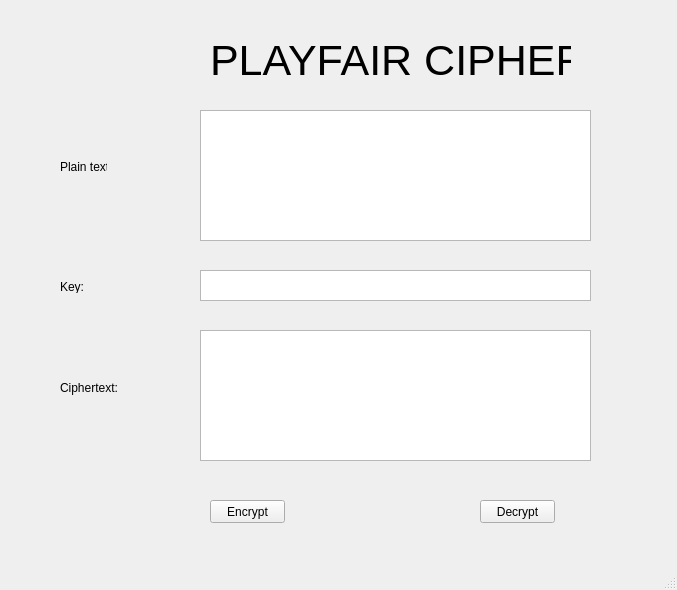
<?xml version="1.0" encoding="UTF-8"?>
<ui version="4.0">
 <class>MainWindow</class>
 <widget class="QMainWindow" name="MainWindow">
  <property name="geometry">
   <rect>
    <x>0</x>
    <y>0</y>
    <width>677</width>
    <height>590</height>
   </rect>
  </property>
  <property name="windowTitle">
   <string>MainWindow</string>
  </property>
  <widget class="QWidget" name="centralwidget">
   <widget class="QPushButton" name="bnt_decrypt">
    <property name="geometry">
     <rect>
      <x>480</x>
      <y>500</y>
      <width>75</width>
      <height>23</height>
     </rect>
    </property>
    <property name="text">
     <string>Decrypt</string>
    </property>
   </widget>
   <widget class="QPlainTextEdit" name="txt_key">
    <property name="geometry">
     <rect>
      <x>200</x>
      <y>270</y>
      <width>391</width>
      <height>31</height>
     </rect>
    </property>
   </widget>
   <widget class="QLabel" name="label">
    <property name="geometry">
     <rect>
      <x>210</x>
      <y>40</y>
      <width>361</width>
      <height>41</height>
     </rect>
    </property>
    <property name="font">
     <font>
      <pointsize>32</pointsize>
     </font>
    </property>
    <property name="text">
     <string>PLAYFAIR CIPHER</string>
    </property>
   </widget>
   <widget class="QPlainTextEdit" name="txt_plain_text">
    <property name="geometry">
     <rect>
      <x>200</x>
      <y>110</y>
      <width>391</width>
      <height>131</height>
     </rect>
    </property>
    <property name="plainText">
     <string/>
    </property>
   </widget>
   <widget class="QPlainTextEdit" name="txt_ciphertext">
    <property name="geometry">
     <rect>
      <x>200</x>
      <y>330</y>
      <width>391</width>
      <height>131</height>
     </rect>
    </property>
   </widget>
   <widget class="QLabel" name="label_3">
    <property name="geometry">
     <rect>
      <x>60</x>
      <y>280</y>
      <width>47</width>
      <height>13</height>
     </rect>
    </property>
    <property name="text">
     <string>Key:</string>
    </property>
   </widget>
   <widget class="QLabel" name="label_4">
    <property name="geometry">
     <rect>
      <x>60</x>
      <y>380</y>
      <width>61</width>
      <height>16</height>
     </rect>
    </property>
    <property name="text">
     <string>Ciphertext:</string>
    </property>
   </widget>
   <widget class="QPushButton" name="bnt_encrypt">
    <property name="geometry">
     <rect>
      <x>210</x>
      <y>500</y>
      <width>75</width>
      <height>23</height>
     </rect>
    </property>
    <property name="text">
     <string>Encrypt</string>
    </property>
   </widget>
   <widget class="QLabel" name="label_2">
    <property name="geometry">
     <rect>
      <x>60</x>
      <y>160</y>
      <width>47</width>
      <height>13</height>
     </rect>
    </property>
    <property name="text">
     <string>Plain text:</string>
    </property>
   </widget>
  </widget>
  <widget class="QMenuBar" name="menubar">
   <property name="geometry">
    <rect>
     <x>0</x>
     <y>0</y>
     <width>677</width>
     <height>21</height>
    </rect>
   </property>
  </widget>
  <widget class="QStatusBar" name="statusbar"/>
 </widget>
 <resources/>
 <connections/>
</ui>
